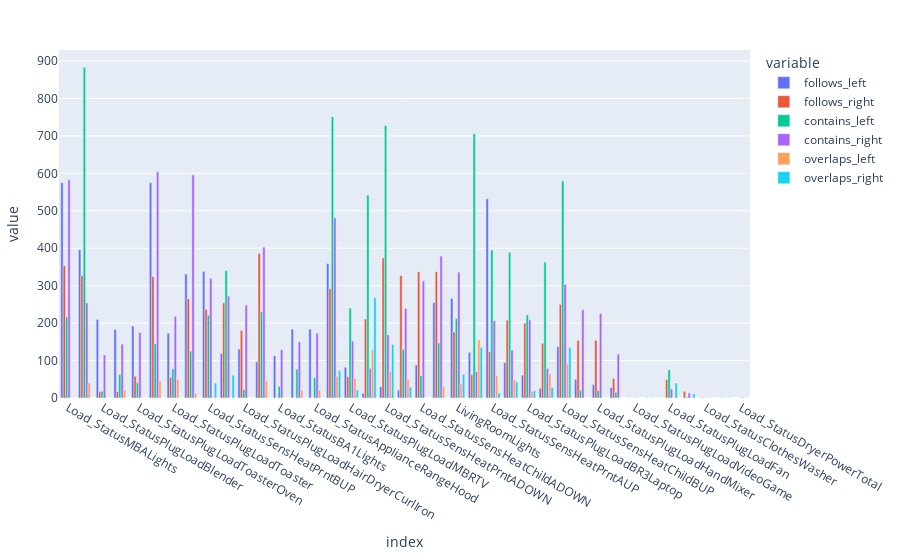

The notebook cell this image was saved under:
### Code cell
fig = px.bar(level3_df_stats)


fig.update_layout(margin=dict(
    l=30,
    r=30,
    b=30,
    t=50,
), xaxis_nticks=30,
    # annotations=annotations,
)
fig.update_layout(barmode='group')
fig.show()

### Figure 1 — Plotly figure (JSON) as saved in the notebook; plotly's stock layout.template omitted (floating-point values rounded to 4 significant figures)
{"data": [{"alignmentgroup": "True", "hovertemplate": "variable=follows_left<br>index=%{x}<br>value=%{y}<extra></extra>", "legendgroup": "follows_left", "marker": {"color": "#636efa", "pattern": {"shape": ""}}, "name": "follows_left", "offsetgroup": "follows_left", "orientation": "v", "showlegend": true, "textposition": "auto", "x": ["Load_StatusMBALights", "Load_StatusSensHeatPrntBDOWN", "Load_StatusPlugLoadBlender", "Load_StatusPlugLoadCoffeeMaker", "Load_StatusPlugLoadToasterOven", "MasterBedroomLights", "Load_StatusPlugLoadToaster", "Load_StatusBA2Lights", "Load_StatusSensHeatPrntBUP", "Load_StatusBR2Lights", "Load_StatusPlugLoadHairDryerCurlIron", "Load_StatusBR3Lights", "Load_StatusBA1Lights", "Load_StatusApplianceCooktop", "Load_StatusApplianceRangeHood", "KitchenLights", "Load_StatusPlugLoadMBRTV", "Load_StatusPlugLoadLRTV", "Load_StatusSensHeatPrntADOWN", "Load_StatusDRLights", "Load_StatusSensHeatChildADOWN", "Load_StatusSensHeatChildBDOWN", "LivingRoomLights", "Load_StatusSensHeatChildAUP", "Load_StatusSensHeatPrntAUP", "Load_StatusPlugLoadBR2Laptop", "Load_StatusPlugLoadBR3Laptop", "Load_StatusPlugLoadDesktopPCMonitor", "Load_StatusSensHeatChildBUP", "Load_StatusPlugLoadCanOpener", "Load_StatusPlugLoadHandMixer", "Load_StatusPlugLoadHeatingPad", "Load_StatusPlugLoadVideoGame", "Load_StatusApplianceOven", "Load_StatusPlugLoadFan", "Load_StatusApplianceDishwasher", "Load_StatusClothesWasher", "Load_StatusPlugLoadLRBlueRay", "Load_StatusDryerPowerTotal"], "xaxis": "x", "y": [575.0, 396.0, 210.0, 183.0, 192.0, 575.0, 173.0, 331.0, 338.0, 119.0, 131.0, 97.0, 113.0, 184.0, 184.0, 359.0, 82.0, 13.0, 30.0, 21.0, 88.0, 255.0, 266.0, 122.0, 532.0, 95.0, 61.0, 26.0, 137.0, 50.0, 36.0, 28.0, 1.0, 1.0, 0.0, 0.0, 0.0, 0.0, 0.0], "yaxis": "y", "type": "bar"}, {"alignmentgroup": "True", "hovertemplate": "variable=follows_right<br>index=%{x}<br>value=%{y}<extra></extra>", "legendgroup": "follows_right", "marker": {"color": "#EF553B", "pattern": {"shape": ""}}, "name": "follows_right", "offsetgroup": "follows_right", "orientation": "v", "showlegend": true, "textposition": "auto", "x": ["Load_StatusMBALights", "Load_StatusSensHeatPrntBDOWN", "Load_StatusPlugLoadBlender", "Load_StatusPlugLoadCoffeeMaker", "Load_StatusPlugLoadToasterOven", "MasterBedroomLights", "Load_StatusPlugLoadToaster", "Load_StatusBA2Lights", "Load_StatusSensHeatPrntBUP", "Load_StatusBR2Lights", "Load_StatusPlugLoadHairDryerCurlIron", "Load_StatusBR3Lights", "Load_StatusBA1Lights", "Load_StatusApplianceCooktop", "Load_StatusApplianceRangeHood", "KitchenLights", "Load_StatusPlugLoadMBRTV", "Load_StatusPlugLoadLRTV", "Load_StatusSensHeatPrntADOWN", "Load_StatusDRLights", "Load_StatusSensHeatChildADOWN", "Load_StatusSensHeatChildBDOWN", "LivingRoomLights", "Load_StatusSensHeatChildAUP", "Load_StatusSensHeatPrntAUP", "Load_StatusPlugLoadBR2Laptop", "Load_StatusPlugLoadBR3Laptop", "Load_StatusPlugLoadDesktopPCMonitor", "Load_StatusSensHeatChildBUP", "Load_StatusPlugLoadCanOpener", "Load_StatusPlugLoadHandMixer", "Load_StatusPlugLoadHeatingPad", "Load_StatusPlugLoadVideoGame", "Load_StatusApplianceOven", "Load_StatusPlugLoadFan", "Load_StatusApplianceDishwasher", "Load_StatusClothesWasher", "Load_StatusPlugLoadLRBlueRay", "Load_StatusDryerPowerTotal"], "xaxis": "x", "y": [353.0, 327.0, 17.0, 17.0, 58.0, 324.0, 55.0, 265.0, 237.0, 254.0, 180.0, 386.0, 1.0, 0.0, 0.0, 292.0, 57.0, 211.0, 374.0, 327.0, 337.0, 337.0, 176.0, 62.0, 124.0, 208.0, 200.0, 146.0, 250.0, 154.0, 154.0, 52.0, 0.0, 0.0, 49.0, 18.0, 2.0, 0.0, 0.0], "yaxis": "y", "type": "bar"}, {"alignmentgroup": "True", "hovertemplate": "variable=contains_left<br>index=%{x}<br>value=%{y}<extra></extra>", "legendgroup": "contains_left", "marker": {"color": "#00cc96", "pattern": {"shape": ""}}, "name": "contains_left", "offsetgroup": "contains_left", "orientation": "v", "showlegend": true, "textposition": "auto", "x": ["Load_StatusMBALights", "Load_StatusSensHeatPrntBDOWN", "Load_StatusPlugLoadBlender", "Load_StatusPlugLoadCoffeeMaker", "Load_StatusPlugLoadToasterOven", "MasterBedroomLights", "Load_StatusPlugLoadToaster", "Load_StatusBA2Lights", "Load_StatusSensHeatPrntBUP", "Load_StatusBR2Lights", "Load_StatusPlugLoadHairDryerCurlIron", "Load_StatusBR3Lights", "Load_StatusBA1Lights", "Load_StatusApplianceCooktop", "Load_StatusApplianceRangeHood", "KitchenLights", "Load_StatusPlugLoadMBRTV", "Load_StatusPlugLoadLRTV", "Load_StatusSensHeatPrntADOWN", "Load_StatusDRLights", "Load_StatusSensHeatChildADOWN", "Load_StatusSensHeatChildBDOWN", "LivingRoomLights", "Load_StatusSensHeatChildAUP", "Load_StatusSensHeatPrntAUP", "Load_StatusPlugLoadBR2Laptop", "Load_StatusPlugLoadBR3Laptop", "Load_StatusPlugLoadDesktopPCMonitor", "Load_StatusSensHeatChildBUP", "Load_StatusPlugLoadCanOpener", "Load_StatusPlugLoadHandMixer", "Load_StatusPlugLoadHeatingPad", "Load_StatusPlugLoadVideoGame", "Load_StatusApplianceOven", "Load_StatusPlugLoadFan", "Load_StatusApplianceDishwasher", "Load_StatusClothesWasher", "Load_StatusPlugLoadLRBlueRay", "Load_StatusDryerPowerTotal"], "xaxis": "x", "y": [217.0, 883.0, 18.0, 63.0, 41.0, 145.0, 78.0, 125.0, 221.0, 340.0, 23.0, 230.0, 31.0, 77.0, 54.0, 751.0, 240.0, 542.0, 728.0, 130.0, 60.0, 147.0, 212.0, 706.0, 395.0, 389.0, 222.0, 363.0, 580.0, 20.0, 20.0, 15.0, 0.0, 1.0, 75.0, 2.0, 1.0, 1.0, 0.0], "yaxis": "y", "type": "bar"}, {"alignmentgroup": "True", "hovertemplate": "variable=contains_right<br>index=%{x}<br>value=%{y}<extra></extra>", "legendgroup": "contains_right", "marker": {"color": "#ab63fa", "pattern": {"shape": ""}}, "name": "contains_right", "offsetgroup": "contains_right", "orientation": "v", "showlegend": true, "textposition": "auto", "x": ["Load_StatusMBALights", "Load_StatusSensHeatPrntBDOWN", "Load_StatusPlugLoadBlender", "Load_StatusPlugLoadCoffeeMaker", "Load_StatusPlugLoadToasterOven", "MasterBedroomLights", "Load_StatusPlugLoadToaster", "Load_StatusBA2Lights", "Load_StatusSensHeatPrntBUP", "Load_StatusBR2Lights", "Load_StatusPlugLoadHairDryerCurlIron", "Load_StatusBR3Lights", "Load_StatusBA1Lights", "Load_StatusApplianceCooktop", "Load_StatusApplianceRangeHood", "KitchenLights", "Load_StatusPlugLoadMBRTV", "Load_StatusPlugLoadLRTV", "Load_StatusSensHeatPrntADOWN", "Load_StatusDRLights", "Load_StatusSensHeatChildADOWN", "Load_StatusSensHeatChildBDOWN", "LivingRoomLights", "Load_StatusSensHeatChildAUP", "Load_StatusSensHeatPrntAUP", "Load_StatusPlugLoadBR2Laptop", "Load_StatusPlugLoadBR3Laptop", "Load_StatusPlugLoadDesktopPCMonitor", "Load_StatusSensHeatChildBUP", "Load_StatusPlugLoadCanOpener", "Load_StatusPlugLoadHandMixer", "Load_StatusPlugLoadHeatingPad", "Load_StatusPlugLoadVideoGame", "Load_StatusApplianceOven", "Load_StatusPlugLoadFan", "Load_StatusApplianceDishwasher", "Load_StatusClothesWasher", "Load_StatusPlugLoadLRBlueRay", "Load_StatusDryerPowerTotal"], "xaxis": "x", "y": [583.0, 254.0, 115.0, 144.0, 175.0, 604.0, 218.0, 596.0, 320.0, 272.0, 248.0, 403.0, 129.0, 150.0, 173.0, 481.0, 152.0, 79.0, 169.0, 239.0, 313.0, 379.0, 336.0, 70.0, 206.0, 128.0, 209.0, 79.0, 303.0, 236.0, 226.0, 117.0, 1.0, 0.0, 24.0, 13.0, 0.0, 0.0, 2.0], "yaxis": "y", "type": "bar"}, {"alignmentgroup": "True", "hovertemplate": "variable=overlaps_left<br>index=%{x}<br>value=%{y}<extra></extra>", "legendgroup": "overlaps_left", "marker": {"color": "#FFA15A", "pattern": {"shape": ""}}, "name": "overlaps_left", "offsetgroup": "overlaps_left", "orientation": "v", "showlegend": true, "textposition": "auto", "x": ["Load_StatusMBALights", "Load_StatusSensHeatPrntBDOWN", "Load_StatusPlugLoadBlender", "Load_StatusPlugLoadCoffeeMaker", "Load_StatusPlugLoadToasterOven", "MasterBedroomLights", "Load_StatusPlugLoadToaster", "Load_StatusBA2Lights", "Load_StatusSensHeatPrntBUP", "Load_StatusBR2Lights", "Load_StatusPlugLoadHairDryerCurlIron", "Load_StatusBR3Lights", "Load_StatusBA1Lights", "Load_StatusApplianceCooktop", "Load_StatusApplianceRangeHood", "KitchenLights", "Load_StatusPlugLoadMBRTV", "Load_StatusPlugLoadLRTV", "Load_StatusSensHeatPrntADOWN", "Load_StatusDRLights", "Load_StatusSensHeatChildADOWN", "Load_StatusSensHeatChildBDOWN", "LivingRoomLights", "Load_StatusSensHeatChildAUP", "Load_StatusSensHeatPrntAUP", "Load_StatusPlugLoadBR2Laptop", "Load_StatusPlugLoadBR3Laptop", "Load_StatusPlugLoadDesktopPCMonitor", "Load_StatusSensHeatChildBUP", "Load_StatusPlugLoadCanOpener", "Load_StatusPlugLoadHandMixer", "Load_StatusPlugLoadHeatingPad", "Load_StatusPlugLoadVideoGame", "Load_StatusApplianceOven", "Load_StatusPlugLoadFan", "Load_StatusApplianceDishwasher", "Load_StatusClothesWasher", "Load_StatusPlugLoadLRBlueRay", "Load_StatusDryerPowerTotal"], "xaxis": "x", "y": [0.0, 40.0, 0.0, 21.0, 0.0, 46.0, 50.0, 13.0, 0.0, 0.0, 0.0, 46.0, 0.0, 21.0, 21.0, 58.0, 52.0, 129.0, 72.0, 50.0, 0.0, 30.0, 37.0, 155.0, 60.0, 49.0, 17.0, 64.0, 91.0, 0.0, 0.0, 0.0, 0.0, 0.0, 0.0, 0.0, 1.0, 0.0, 0.0], "yaxis": "y", "type": "bar"}, {"alignmentgroup": "True", "hovertemplate": "variable=overlaps_right<br>index=%{x}<br>value=%{y}<extra></extra>", "legendgroup": "overlaps_right", "marker": {"color": "#19d3f3", "pattern": {"shape": ""}}, "name": "overlaps_right", "offsetgroup": "overlaps_right", "orientation": "v", "showlegend": true, "textposition": "auto", "x": ["Load_StatusMBALights", "Load_StatusSensHeatPrntBDOWN", "Load_StatusPlugLoadBlender", "Load_StatusPlugLoadCoffeeMaker", "Load_StatusPlugLoadToasterOven", "MasterBedroomLights", "Load_StatusPlugLoadToaster", "Load_StatusBA2Lights", "Load_StatusSensHeatPrntBUP", "Load_StatusBR2Lights", "Load_StatusPlugLoadHairDryerCurlIron", "Load_StatusBR3Lights", "Load_StatusBA1Lights", "Load_StatusApplianceCooktop", "Load_StatusApplianceRangeHood", "KitchenLights", "Load_StatusPlugLoadMBRTV", "Load_StatusPlugLoadLRTV", "Load_StatusSensHeatPrntADOWN", "Load_StatusDRLights", "Load_StatusSensHeatChildADOWN", "Load_StatusSensHeatChildBDOWN", "LivingRoomLights", "Load_StatusSensHeatChildAUP", "Load_StatusSensHeatPrntAUP", "Load_StatusPlugLoadBR2Laptop", "Load_StatusPlugLoadBR3Laptop", "Load_StatusPlugLoadDesktopPCMonitor", "Load_StatusSensHeatChildBUP", "Load_StatusPlugLoadCanOpener", "Load_StatusPlugLoadHandMixer", "Load_StatusPlugLoadHeatingPad", "Load_StatusPlugLoadVideoGame", "Load_StatusApplianceOven", "Load_StatusPlugLoadFan", "Load_StatusApplianceDishwasher", "Load_StatusClothesWasher", "Load_StatusPlugLoadLRBlueRay", "Load_StatusDryerPowerTotal"], "xaxis": "x", "y": [0.0, 0.0, 0.0, 0.0, 0.0, 0.0, 0.0, 0.0, 40.0, 61.0, 0.0, 0.0, 0.0, 0.0, 0.0, 73.0, 21.0, 268.0, 143.0, 29.0, 0.0, 0.0, 63.0, 135.0, 13.0, 43.0, 19.0, 28.0, 135.0, 0.0, 0.0, 0.0, 0.0, 0.0, 40.0, 11.0, 0.0, 1.0, 0.0], "yaxis": "y", "type": "bar"}], "layout": {"xaxis": {"anchor": "y", "domain": [0.0, 1.0], "title": {"text": "index"}, "nticks": 30}, "yaxis": {"anchor": "x", "domain": [0.0, 1.0], "title": {"text": "value"}}, "legend": {"title": {"text": "variable"}, "tracegroupgap": 0}, "margin": {"t": 50, "l": 30, "r": 30, "b": 30}, "barmode": "group"}}
